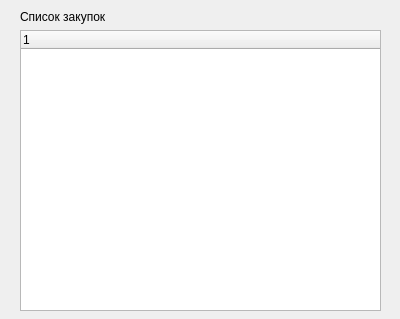
<?xml version="1.0" encoding="UTF-8"?>
<ui version="4.0">
 <class>OrderCustomerWindow</class>
 <widget class="QDialog" name="OrderCustomerWindow">
  <property name="geometry">
   <rect>
    <x>0</x>
    <y>0</y>
    <width>400</width>
    <height>319</height>
   </rect>
  </property>
  <property name="windowTitle">
   <string>Dialog</string>
  </property>
  <widget class="QWidget" name="">
   <property name="geometry">
    <rect>
     <x>20</x>
     <y>10</y>
     <width>361</width>
     <height>301</height>
    </rect>
   </property>
   <layout class="QVBoxLayout" name="verticalLayout">
    <item>
     <widget class="QLabel" name="label">
      <property name="text">
       <string>Список закупок</string>
      </property>
     </widget>
    </item>
    <item>
     <widget class="QTreeWidget" name="treeWidget"/>
    </item>
   </layout>
  </widget>
 </widget>
 <resources/>
 <connections/>
</ui>
